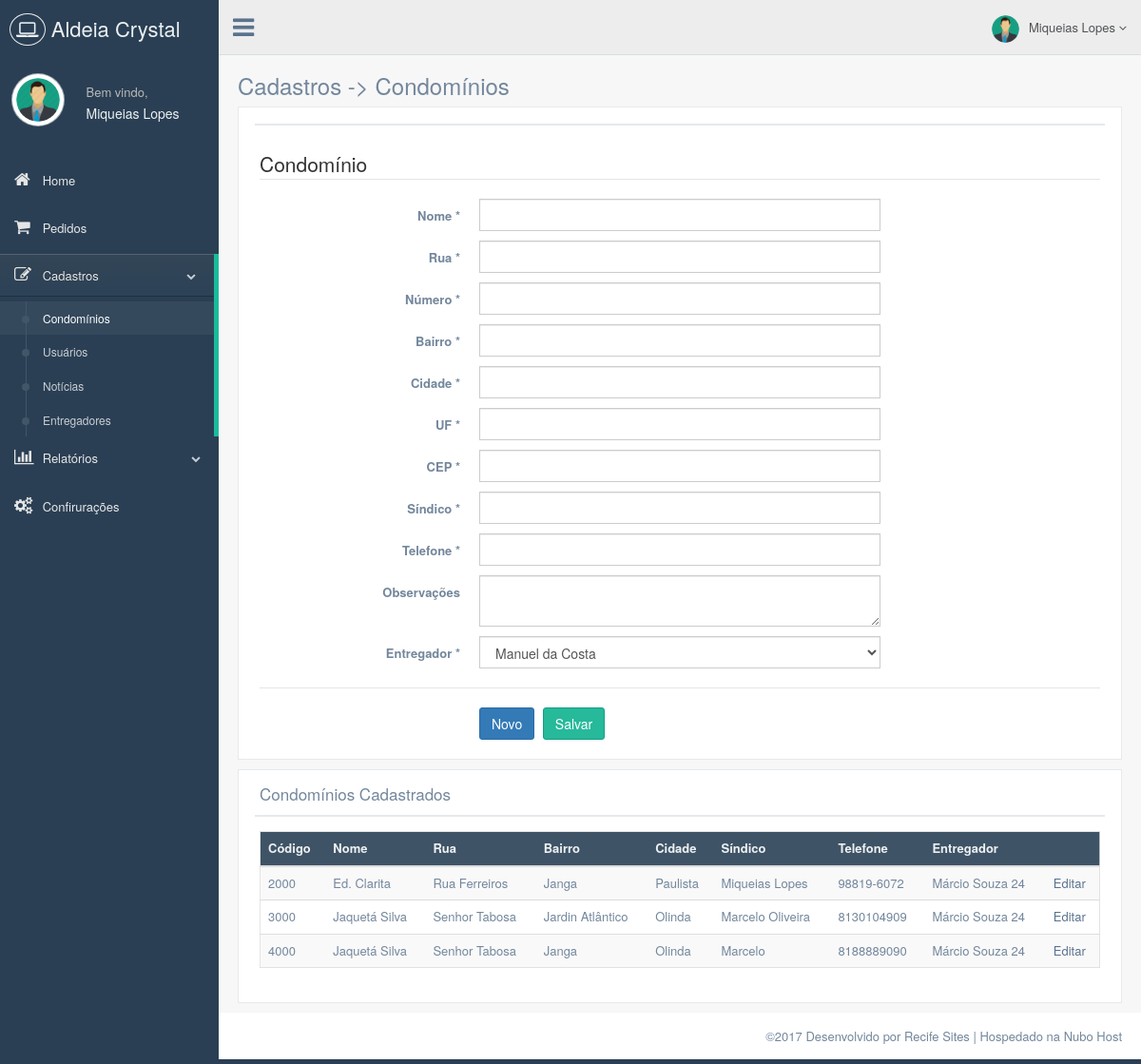
/production/condominio.php (signed in), run on the app's committed database.
### tables this page shows
CREATE TABLE `condominio` (
  `id_condominio` int(11) NOT NULL,
  `nome` varchar(255) NOT NULL,
  `rua` varchar(255) NOT NULL,
  `numero` varchar(255) NOT NULL,
  `bairro` varchar(255) NOT NULL,
  `cidade` varchar(255) NOT NULL,
  `uf` varchar(255) NOT NULL,
  `cep` varchar(255) NOT NULL,
  `referencia` varchar(255) NOT NULL,
  `nome_sindico` varchar(255) NOT NULL,
  `telefone` varchar(20) NOT NULL,
  `status` varchar(1) NOT NULL DEFAULT 'A',
  `id_entregador` int(11) NOT NULL
);

CREATE TABLE `entregador` (
  `id_entregador` int(11) NOT NULL,
  `nome` varchar(255) NOT NULL,
  `cpf` varchar(255) NOT NULL,
  `foto` text NOT NULL
);

### production/condominio.php (the view, shortened to what this page needs)
<?php
include 'php/connection.php';
$mode = "add_condominio";
?>
<!DOCTYPE html>
<html lang="pt-BR">
  <head>
    <link href="../vendors/bootstrap/dist/css/bootstrap.min.css" rel="stylesheet">
    <link href="../vendors/font-awesome/css/font-awesome.min.css" rel="stylesheet">
    <link href="../vendors/nprogress/nprogress.css" rel="stylesheet">
    <link href="../build/css/custom.min.css" rel="stylesheet">
  </head>
  <body class="nav-md">
    <div class="container body">
      <div class="main_container">
        <div class="col-md-3 left_col">
          <div class="left_col scroll-view">
            <div class="navbar nav_title" style="border: 0;">
              <a href="index.php" class="site_title"><i class="fa fa-laptop"></i> <span>Aldeia Crystal</span></a>
            </div>
            <?php
              include 'php/inc/menu_profile.php';
            ?>
            <br />
            <?php
              include 'php/inc/side.php';
            ?>
          </div>
        </div>
        <?php
          include 'php/inc/top.php';
        ?>
        <div class="right_col" role="main">
          <div class="">
            <div class="page-title">
              <div class="title_left">
                <h3>Cadastros -> Condomínios</h3>
              </div>
            </div>
            <div class="clearfix"></div>
            <div class="row">
              <div class="col-md-12 col-sm-12 col-xs-12">
                <div class="x_panel">
                  <div class="x_title">
                  </div>
                  <div class="x_content">
                    <form class="form-horizontal form-label-left" novalidate name="form" method="post" action="php/facade.php?a=<?php echo $mode; ?>">
                      <span class="section">Condomínio</span>
                      <div class="item form-group">
                        <label class="control-label col-md-3 col-sm-3 col-xs-12" for="name">Nome <span class="required">*</span>
                        </label>
                        <div class="col-md-6 col-sm-6 col-xs-12">
                          <input id="nome" class="form-control col-md-7 col-xs-12" name="nome" required="required" type="text" value="<?php echo $nome;?>">
                        </div>
                      </div>
                      <div class="item form-group">
                        <label class="control-label col-md-3 col-sm-3 col-xs-12" for="email">Rua <span class="required">*</span>
                        </label>
                        <div class="col-md-6 col-sm-6 col-xs-12">
                          <input type="text" id="rua" name="rua" required="required" class="form-control col-md-7 col-xs-12" value="<?php echo $rua;?>">
                        </div>
                      </div>
                      <div class="item form-group">
                        <label class="control-label col-md-3 col-sm-3 col-xs-12" for="email">Número <span class="required">*</span>
                        </label>
                        <div class="col-md-6 col-sm-6 col-xs-12">
                          <input type="text" id="numero" name="numero" required="required" class="form-control col-md-7 col-xs-12" value="<?php echo $numero;?>">
                        </div>
                      </div>
                      <div class="item form-group">
                        <label class="control-label col-md-3 col-sm-3 col-xs-12" for="number">Bairro <span class="required">*</span>
                        </label>
                        <div class="col-md-6 col-sm-6 col-xs-12">
                          <input type="text" id="bairro" name="bairro" required="required" class="form-control col-md-7 col-xs-12" value="<?php echo $bairro;?>">
                        </div>
                      </div>
                      <div class="item form-group">
                        <label class="control-label col-md-3 col-sm-3 col-xs-12" for="website">Cidade <span class="required">*</span>
                        </label>
                        <div class="col-md-6 col-sm-6 col-xs-12">
                          <input type="text" id="cidade" name="cidade" required="required" class="form-control col-md-7 col-xs-12" value="<?php echo $cidade;?>">
                        </div>
                      </div>
                      <div class="item form-group">
                        <label class="control-label col-md-3 col-sm-3 col-xs-12" for="occupation">UF <span class="required">*</span>
                        </label>
                        <div class="col-md-6 col-sm-6 col-xs-12">
                          <input id="uf" type="text" name="uf" required="required" class="form-control col-md-7 col-xs-12" value="<?php echo $uf;?>">
                        </div>
                      </div>
                      <div class="item form-group">
                        <label for="password" class="control-label col-md-3">CEP <span class="required">*</span></label>
                        <div class="col-md-6 col-sm-6 col-xs-12">
                          <input id="cep" type="text" name="cep" class="form-control col-md-7 col-xs-12" required="required" value="<?php echo $cep;?>">
                        </div>
                      </div>
                      <div class="item form-group">
                        <label for="password2" class="control-label col-md-3 col-sm-3 col-xs-12">Síndico <span class="required">*</span></label>
                        <div class="col-md-6 col-sm-6 col-xs-12">
                          <input id="sindico" type="text" name="sindico" class="form-control col-md-7 col-xs-12" required="required" value="<?php echo $sindico;?>">
                        </div>
                      </div>
                      <div class="item form-group">
                        <label class="control-label col-md-3 col-sm-3 col-xs-12" for="telephone">Telefone <span class="required">*</span>
                        </label>
                        <div class="col-md-6 col-sm-6 col-xs-12">
                          <input type="text" id="telefone" name="telefone" required="required" data-validate-length-range="8,20" class="form-control col-md-7 col-xs-12" value="<?php echo $telefone;?>">
                        </div>
                      </div>
                      <div class="item form-group">
                        <label class="control-label col-md-3 col-sm-3 col-xs-12" for="textarea">Observações
                        </label>
                        <div class="col-md-6 col-sm-6 col-xs-12">
                          <textarea id="observacoes" name="observacoes" class="form-control col-md-7 col-xs-12"><?php echo $referencia;?></textarea>
                        </div>
                      </div>
                      <div class="item form-group">
                        <label for="password2" class="control-label col-md-3 col-sm-3 col-xs-12">Entregador <span class="required">*</span></label>
                        <div class="col-md-6 col-sm-6 col-xs-12">
                          <select class="form-control" name="entregador">
                            <?php
                              $sql = "SELECT id_entregador, nome, cpf FROM entregador ORDER BY nome ASC";
                              $result = mysqli_query($mysqli, $sql);
                              while ($row = mysqli_fetch_array($result, MYSQLI_BOTH)) {
                                if ($row['id_entregador'] == $id_entregador) {
                                  echo "<option value=\"".$row['id_entregador']."\" selected>".$row['nome']."</option>";
                                } else {
                                  echo "<option value=\"".$row['id_entregador']."\">".$row['nome']."</option>";
                                }
                              }
                            ?>
                          </select>
                        </div>
                      </div>
                      <div class="ln_solid"></div>
                      <div class="form-group">
                        <div class="col-md-6 col-md-offset-3">
                          <button type="button" class="btn btn-primary" onclick="window.location.href='condominio.php'">Novo</button>
                          <button id="send" type="submit" class="btn btn-success">Salvar</button>
                        </div>
                      </div>
                    </form>
                  </div>
                </div>
              </div>
            </div>
          </div>
            <div class="row">
              <div class="col-md-12 col-sm-12 col-xs-12">
                <div class="x_panel">
                  <div class="x_title">
                    <h2>Condomínios Cadastrados</h2>
                    <div class="clearfix"></div>
                  </div>
                  <div class="x_content">
                    <div class="table-responsive">
                      <table class="table table-striped jambo_table bulk_action">
                        <thead>
                          <tr class="headings">
                            <th class="column-title">Código </th>
                            <th class="column-title">Nome </th>
                            <th class="column-title">Rua </th>
                            <th class="column-title">Bairro </th>
                            <th class="column-title">Cidade </th>
                            <th class="column-title">Síndico </th>
                            <th class="column-title">Telefone </th>
                            <th class="column-title">Entregador </th>
                            <th class="column-title no-link last"><span class="nobr"></span>
                            </th>
                          </tr>
                        </thead>
                        <tbody>
                        <?php
                          $sql = "SELECT c.id_condominio, c.nome, c.rua, c.numero, c.bairro, c.cidade, c.uf, c.cep, c.referencia, c.nome_sindico, c.telefone, c.status, c.id_entregador, e.nome as nome_entregador
                                FROM condominio c, entregador e
                                WHERE c.id_entregador = e.id_entregador
                                ORDER BY c.id_condominio ASC";
                          $result = mysqli_query($mysqli, $sql);
                          $i = 0;
                          while ($row = mysqli_fetch_array($result, MYSQLI_BOTH)) {
                            if ($i % 2 == 0) {
                              $class = "even pointe";
                            } else {
                              $class = "odd pointe";
                            }
                            echo '<tr class="'.$class.'">
                                <td class=" ">'.($row["id_condominio"] * 1000).'</td>
                                <td class=" ">'.utf8_encode(utf8_decode($row["nome"])).'</td>
                                <td class=" ">'.utf8_encode(utf8_decode($row["rua"])).'</td>
                                <td class=" ">'.utf8_encode(utf8_decode($row["bairro"])).'</td>
                                <td class=" ">'.utf8_encode(utf8_decode($row["cidade"])).'</td>
                                <td class=" ">'.utf8_encode(utf8_decode($row["nome_sindico"])).'</td>
                                <td class=" ">'.utf8_encode(utf8_decode($row["telefone"])).'</td>
                                <td class=" ">'.utf8_encode(utf8_decode($row["nome_entregador"])).'</td>
                                <td class=" last"><a href="condominio.php?id='.$row["id_condominio"].'">Editar</a>
                              </tr>';
                            $i++;
                          }
                        ?>
                        </tbody>
                      </table>
                    </div>
                  </div>
                </div>
              </div>
            </div>
          </div>
        </div>
        <?php
          include 'php/inc/footer.php';
        ?>
      </div>
  </body>
</html>

### data on the page
condominio: $row['id_condominio']*1000 "2000", nome "Ed. Clarita", rua "Rua Ferreiros", bairro "Janga", cidade "Paulista", nome_sindico "Miqueias Lopes", telefone "98819-6072", id_entregador.nome "Márcio Souza 24"
condominio: $row['id_condominio']*1000 "3000", nome "Jaquetá Silva", rua "Senhor Tabosa", bairro "Jardin Atlântico", cidade "Olinda", nome_sindico "Marcelo Oliveira", telefone "8130104909", id_entregador.nome "Márcio Souza 24"
condominio: $row['id_condominio']*1000 "4000", nome "Jaquetá Silva", rua "Senhor Tabosa", bairro "Janga", cidade "Olinda", nome_sindico "Marcelo", telefone "8188889090", id_entregador.nome "Márcio Souza 24"

### other printed values
utf8_encode($_SESSION["nome"]) "Miqueias Lopes"
form field entregador "Manuel da Costa"
